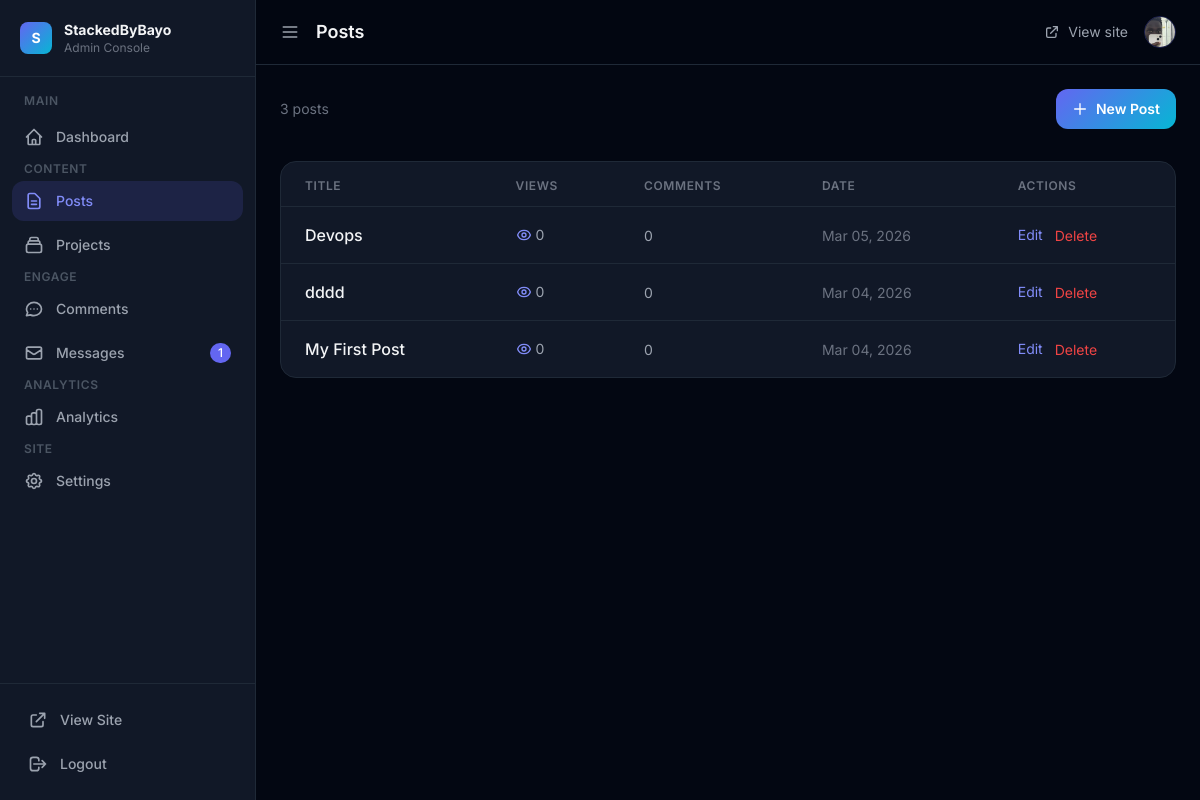
The app's page /admin/posts (signed in), older data.
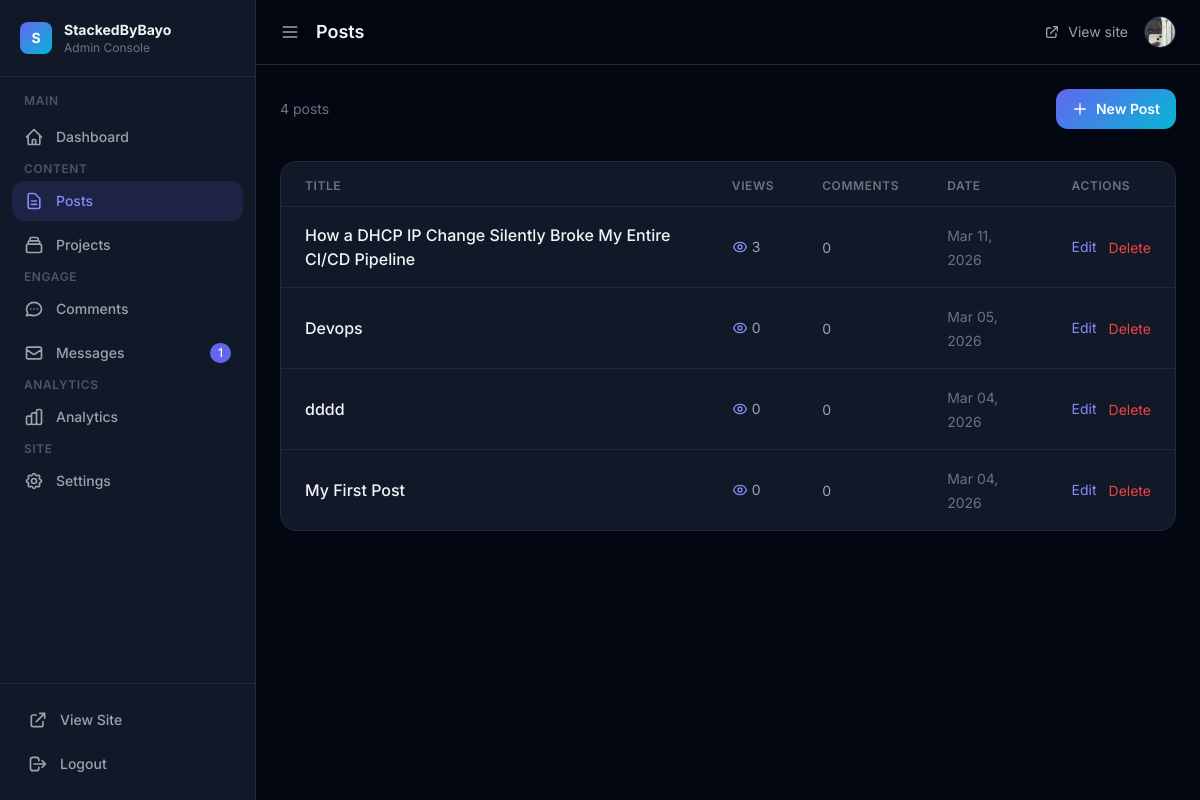
The same page, newer data.
### app/models.py (models this page shows)
class Post(db.Model):
    id = db.Column(db.Integer, primary_key=True)
    title = db.Column(db.String(200), nullable=False)
    body = db.Column(db.Text, nullable=False)
    created_at = db.Column(db.DateTime, default=datetime.utcnow)
    views = db.Column(db.Integer, default=0)
    comments = db.relationship('Comment', backref='post', lazy=True)

### app/__init__.py (the view)
    @app.route("/admin/posts")
    def admin_posts():
        if not session.get("admin"):
            return redirect(url_for("admin_login"))
        posts = Post.query.order_by(Post.created_at.desc()).all()
        return render_template("admin_posts.html", posts=posts, **admin_context())

### app/templates/admin_posts.html (shortened to what this page needs)
{% extends "admin_base.html" %}
{% block page_title %}Posts{% endblock %}
{% block content %}
<div class="flex justify-between items-center mb-8">
    <p class="text-gray-500 text-sm">{{ posts|length }} post{{ 's' if posts|length != 1 }}</p>
    <a href="/admin/post/new"
        class="gradient-bg text-white font-semibold px-4 py-2.5 rounded-xl hover:opacity-90 transition text-sm flex items-center gap-2">
        <svg class="w-4 h-4" fill="none" viewBox="0 0 24 24" stroke="currentColor">
            <path stroke-linecap="round" stroke-linejoin="round" stroke-width="2" d="M12 4v16m8-8H4"/>
        </svg>
        New Post
    </a>
</div>
{% if posts %}
<div class="bg-gray-900 border border-gray-800 rounded-2xl overflow-hidden">
    <table class="w-full">
        <thead>
            <tr class="border-b border-gray-800 px-6">
                <th class="text-left text-xs font-semibold text-gray-500 uppercase tracking-wider pb-3 pt-4 px-6">Title</th>
                <th class="text-left text-xs font-semibold text-gray-500 uppercase tracking-wider pb-3 pt-4 px-6">Views</th>
                <th class="text-left text-xs font-semibold text-gray-500 uppercase tracking-wider pb-3 pt-4 px-6">Comments</th>
                <th class="text-left text-xs font-semibold text-gray-500 uppercase tracking-wider pb-3 pt-4 px-6">Date</th>
                <th class="text-left text-xs font-semibold text-gray-500 uppercase tracking-wider pb-3 pt-4 px-6">Actions</th>
            </tr>
        </thead>
        <tbody class="divide-y divide-gray-800">
            {% for post in posts %}
            <tr class="hover:bg-gray-800/50 transition">
                <td class="py-4 px-6">
                    <a href="/blog/{{ post.id }}" target="_blank"
                        class="font-medium hover:text-indigo-400 transition">
                        {{ post.title }}
                    </a>
                </td>
                <td class="py-4 px-6">
                    <span class="flex items-center gap-1 text-gray-400 text-sm">
                        {{ post.views or 0 }}
                    </span>
                </td>
                <td class="py-4 px-6">
                    <span class="text-gray-400 text-sm">{{ post.comments|length }}</span>
                </td>
                <td class="py-4 px-6">
                    <span class="text-gray-500 text-sm">{{ post.created_at.strftime('%b %d, %Y') }}</span>
                </td>
                <td class="py-4 px-6">
                    <div class="flex items-center gap-3">
                        <a href="/admin/post/{{ post.id }}/edit"
                            class="text-indigo-400 hover:text-indigo-300 text-sm transition">Edit</a>
                        <form method="POST" action="/admin/post/{{ post.id }}/delete"
                            onsubmit="return confirm('Delete this post?')">
                            <button type="submit"
                                class="text-red-500 hover:text-red-400 text-sm transition">Delete</button>
                        </form>
                    </div>
                </td>
            </tr>
            {% endfor %}
        </tbody>
    </table>
</div>
{% endif %}
{% endblock %}

### app/templates/admin_base.html (shortened to what this page needs)
<!DOCTYPE html>
<html lang="en">
<head>
    <script src="https://cdn.tailwindcss.com"></script>
</head>
<body class="bg-gray-950 text-gray-100 min-h-screen flex">
    <aside id="sidebar" class="sidebar fixed top-0 left-0 h-full w-64 bg-gray-900 border-r border-gray-800 z-50 flex flex-col">
        <div class="flex items-center gap-3 px-5 py-5 border-b border-gray-800">
            <div class="w-8 h-8 rounded-lg gradient-bg flex items-center justify-center text-white font-bold text-sm shrink-0">S</div>
            <div class="logo-text">
                <p class="font-bold text-sm">StackedByBayo</p>
                <p class="text-gray-500 text-xs">Admin Console</p>
            </div>
        </div>
        <nav class="flex-1 px-3 py-4 space-y-1 overflow-y-auto">
            <p class="label text-gray-600 text-xs font-semibold uppercase tracking-wider px-3 mb-2">Main</p>
            <a href="/admin" class="nav-item {% if request.path == '/admin' %}active{% endif %} flex items-center gap-3 px-3 py-2.5 rounded-xl text-gray-400 text-sm font-medium">
                <svg class="nav-icon w-5 h-5 shrink-0" fill="none" viewBox="0 0 24 24" stroke="currentColor">
                    <path stroke-linecap="round" stroke-linejoin="round" stroke-width="2" d="M3 12l2-2m0 0l7-7 7 7M5 10v10a1 1 0 001 1h3m10-11l2 2m-2-2v10a1 1 0 01-1 1h-3m-6 0a1 1 0 001-1v-4a1 1 0 011-1h2a1 1 0 011 1v4a1 1 0 001 1m-6 0h6"/>
                </svg>
                <span class="label">Dashboard</span>
            </a>
            <p class="label text-gray-600 text-xs font-semibold uppercase tracking-wider px-3 mt-4 mb-2">Content</p>
            <a href="/admin/posts" class="nav-item {% if '/admin/post' in request.path %}active{% endif %} flex items-center gap-3 px-3 py-2.5 rounded-xl text-gray-400 text-sm font-medium">
                <svg class="nav-icon w-5 h-5 shrink-0" fill="none" viewBox="0 0 24 24" stroke="currentColor">
                    <path stroke-linecap="round" stroke-linejoin="round" stroke-width="2" d="M9 12h6m-6 4h6m2 5H7a2 2 0 01-2-2V5a2 2 0 012-2h5.586a1 1 0 01.707.293l5.414 5.414a1 1 0 01.293.707V19a2 2 0 01-2 2z"/>
                </svg>
                <span class="label">Posts</span>
            </a>
            <a href="/admin/projects" class="nav-item {% if '/admin/project' in request.path %}active{% endif %} flex items-center gap-3 px-3 py-2.5 rounded-xl text-gray-400 text-sm font-medium">
                <span class="label">Projects</span>
            </a>
            <p class="label text-gray-600 text-xs font-semibold uppercase tracking-wider px-3 mt-4 mb-2">Engage</p>
            <a href="/admin/comments" class="nav-item {% if '/admin/comment' in request.path %}active{% endif %} flex items-center gap-3 px-3 py-2.5 rounded-xl text-gray-400 text-sm font-medium">
                <span class="label">Comments</span>
            </a>
            <a href="/admin/messages" class="nav-item {% if '/admin/message' in request.path %}active{% endif %} flex items-center gap-3 px-3 py-2.5 rounded-xl text-gray-400 text-sm font-medium">
                <svg class="nav-icon w-5 h-5 shrink-0" fill="none" viewBox="0 0 24 24" stroke="currentColor">
                    <path stroke-linecap="round" stroke-linejoin="round" stroke-width="2" d="M3 8l7.89 5.26a2 2 0 002.22 0L21 8M5 19h14a2 2 0 002-2V7a2 2 0 00-2-2H5a2 2 0 00-2 2v10a2 2 0 002 2z"/>
                </svg>
                <span class="label">Messages</span>
                {% if unread_count > 0 %}
                <span class="label ml-auto bg-indigo-500 text-white text-xs px-2 py-0.5 rounded-full">{{ unread_count }}</span>
                {% endif %}
            </a>
            <p class="label text-gray-600 text-xs font-semibold uppercase tracking-wider px-3 mt-4 mb-2">Analytics</p>
            <a href="/admin" class="nav-item flex items-center gap-3 px-3 py-2.5 rounded-xl text-gray-400 text-sm font-medium">
                <span class="label">Analytics</span>
            </a>
            <p class="label text-gray-600 text-xs font-semibold uppercase tracking-wider px-3 mt-4 mb-2">Site</p>
            <a href="/admin/settings" class="nav-item {% if '/admin/settings' in request.path %}active{% endif %} flex items-center gap-3 px-3 py-2.5 rounded-xl text-gray-400 text-sm font-medium">
                <span class="label">Settings</span>
            </a>
        </nav>
        <div class="border-t border-gray-800 p-4">
            <a href="/" target="_blank" class="nav-item flex items-center gap-3 px-3 py-2.5 rounded-xl text-gray-400 text-sm font-medium mb-1">
                <svg class="w-5 h-5 shrink-0" fill="none" viewBox="0 0 24 24" stroke="currentColor">
                    <path stroke-linecap="round" stroke-linejoin="round" stroke-width="2" d="M10 6H6a2 2 0 00-2 2v10a2 2 0 002 2h10a2 2 0 002-2v-4M14 4h6m0 0v6m0-6L10 14"/>
                </svg>
                <span class="label">View Site</span>
            </a>
            <a href="/admin/logout" class="nav-item flex items-center gap-3 px-3 py-2.5 rounded-xl text-gray-400 text-sm font-medium hover:text-red-400">
                <svg class="w-5 h-5 shrink-0" fill="none" viewBox="0 0 24 24" stroke="currentColor">
                    <path stroke-linecap="round" stroke-linejoin="round" stroke-width="2" d="M17 16l4-4m0 0l-4-4m4 4H7m6 4v1a3 3 0 01-3 3H6a3 3 0 01-3-3V7a3 3 0 013-3h4a3 3 0 013 3v1"/>
                </svg>
                <span class="label">Logout</span>
            </a>
        </div>
    </aside>
    <div id="main-content" class="flex-1 ml-64 min-h-screen flex flex-col">
        <header class="sticky top-0 z-40 bg-gray-950/80 backdrop-blur-md border-b border-gray-800 px-6 py-4 flex items-center justify-between">
            <div class="flex items-center gap-4">
                <button id="toggle-sidebar" class="text-gray-400 hover:text-white transition">
                    <svg class="w-5 h-5" fill="none" viewBox="0 0 24 24" stroke="currentColor">
                        <path stroke-linecap="round" stroke-linejoin="round" stroke-width="2" d="M4 6h16M4 12h16M4 18h16"/>
                    </svg>
                </button>
                <h1 class="text-lg font-semibold">{% block page_title %}Dashboard{% endblock %}</h1>
            </div>
            <div class="flex items-center gap-4">
                <a href="/" target="_blank" class="text-gray-400 hover:text-white text-sm transition flex items-center gap-2">
                    <svg class="w-4 h-4" fill="none" viewBox="0 0 24 24" stroke="currentColor">
                        <path stroke-linecap="round" stroke-linejoin="round" stroke-width="2" d="M10 6H6a2 2 0 00-2 2v10a2 2 0 002 2h10a2 2 0 002-2v-4M14 4h6m0 0v6m0-6L10 14"/>
                    </svg>
                    View site
                </a>
                <div class="w-8 h-8 rounded-full overflow-hidden border border-indigo-500/30">
                    {% if profile_exists is defined and profile_exists %}
                    <img src="/static/uploads/profile.jpg" class="w-full h-full object-cover object-top">
                    {% else %}
                    <div class="w-full h-full gradient-bg flex items-center justify-center text-white text-sm font-bold">B</div>
                    {% endif %}
                </div>
            </div>
        </header>
        <main class="flex-1 p-6">
            {% block content %}{% endblock %}
        </main>
    </div>
</body>
</html>

### app/templates/admin_base.html (style rules this page uses)
body { font-family: 'Inter', sans-serif; }
.gradient-bg { background: linear-gradient(135deg, #6366f1, #06b6d4); }
.sidebar { transition: width 0.3s ease; }
.nav-item { transition: background 0.2s ease, color 0.2s ease; }
.nav-item.active { background: rgba(99, 102, 241, 0.15); color: #818cf8; }
.nav-item.active .nav-icon { color: #818cf8; }
#main-content { transition: margin-left 0.3s ease; }

Row changes from the older to the newer data that the page shows:
added Post: title "How a DHCP IP Change Silently Broke My Entire CI/CD Pipeline", views "3", comments|length "0", created_at "Mar 11, 2026"
Text that changed along with them:
{{ posts|length }}: "3" → "4"
